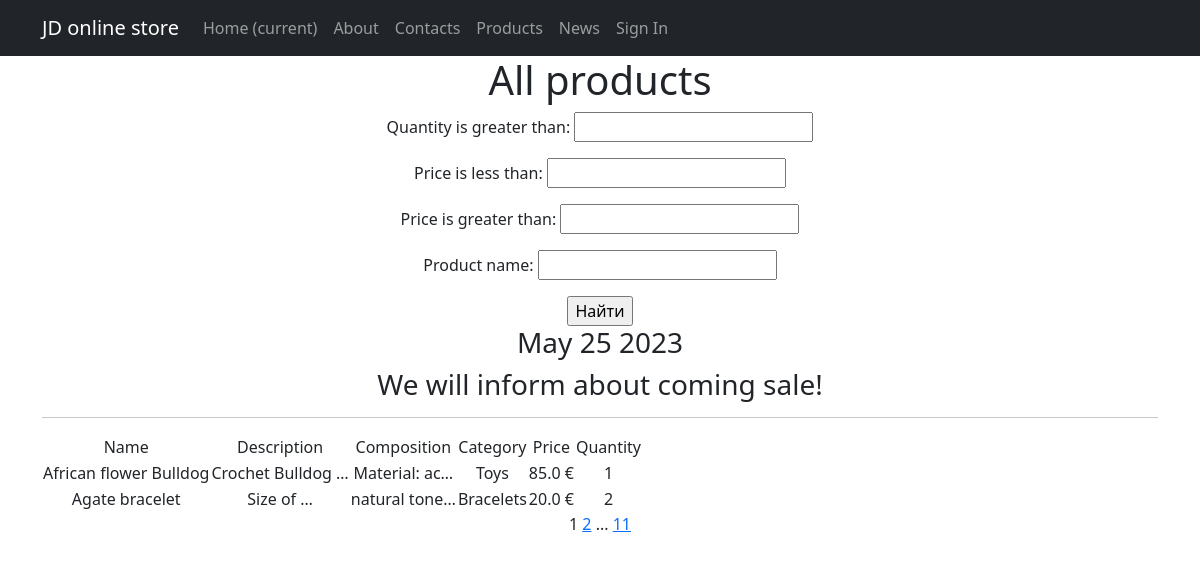
Screenshot of /products/ with the database file from the repository.
### jd_app/models.py (models this page shows, shortened)
class Product(models.Model):
    name = models.CharField(max_length=255, unique=True)
    price = models.FloatField(validators=[MinValueValidator(0.0)],)
    composition = models.TextField(default="Состав не указан")
    description = models.TextField()
    quantity = models.IntegerField(validators=[MinValueValidator(0)],)
    category = models.ForeignKey(to='Category', on_delete=models.CASCADE, related_name='Products',)

class Category(models.Model):
    name = models.CharField(max_length=100, unique=False)

### jd_app/views.py (the view)
# urls.py: urlpatterns = [path('', ProductsList.as_view(), name='product_list'),
class ProductsList(ListView):
    model = Product
    ordering = 'name'
    template_name = 'flatpages/products.html'
    context_object_name = 'products'
    paginate_by = 2  # количество записей на странице
    def get_queryset(self):
        queryset = super().get_queryset()
        self.filterset = ProductFilter(self.request.GET, queryset)
        return self.filterset.qs
    def get_context_data(self, **kwargs):
        context = super().get_context_data(**kwargs)
        context['time_now'] = datetime.utcnow()
        context['next_sale'] = None
        context['filterset'] = self.filterset
        return context

### jd_app/templatetags/custom_filters.py (called while the page is built)
@register.filter()
def currency(value, code='eur'):
    postfix = CURRENCIES_SYMBOLS[code]
    return f'{value} {postfix}'

### jd_app/templatetags/custom_tags.py (called while the page is built)
@register.simple_tag()
def current_time(format_string='%b %d %Y'):
   return datetime.utcnow().strftime(format_string)

### templates/flatpages/products.html (shortened to what this page needs)
{% extends 'flatpages/default.html' %}
{% load custom_filters %}
{% load custom_tags %}
{% block content %}
   <h1>All products</h1>
   <form action="" method="get">
       {{ filterset.form.as_p }}
       <input type="submit" value="Найти" />
   </form>
   <h3>{% current_time '%b %d %Y' %}</h3>
   <h3>{{next_sale|default_if_none:"We will inform about coming sale!"}} </h3>
   <hr>
   {% if products %}
       <table>
           <tr>
               <td>Name</td>
               <td>Description</td>
               <td>Composition</td>
               <td>Category</td>
               <td>Price</td>
               <td>Quantity</td>
           </tr>
           {% for product in products %}
           <tr>
               <td>{{ product.name }}</td>
               <td>{{ product.description|truncatewords:2 }}</td>
               <td>{{ product.composition|truncatechars:13 }}</td>
               <td>{{ product.category.name }}</td>
               <td>{{ product.price|currency:"eur" }}</td>
               <td>{{ product.quantity }}</td>
               <td>
                </td>
           </tr>
           {% endfor %}
       </table>
   {% else %}
       <h2>Товаров нет!</h2>
   {% endif %}
   {{ page_obj.number }}
   {% if page_obj.has_next %}
       <a href="?page={{ page_obj.next_page_number }}">{{ page_obj.next_page_number }}</a>
       {% if paginator.num_pages != page_obj.next_page_number %}
           ...
           <a href="?page={{ page_obj.paginator.num_pages }}">{{ page_obj.paginator.num_pages }}</a>
       {% endif %}
   {% endif %}
{% endblock content %}

### templates/flatpages/default.html (shortened to what this page needs)
<!DOCTYPE html>
<html lang="en">
    <head>
        {% load static %}
        <link href="{% static 'css/styles.css' %}" rel="stylesheet" />
    </head>
    <body>
<nav class="navbar navbar-expand-lg navbar-dark bg-dark static-top">
   <div class="container">
       <a class="navbar-brand" href="#">JD online store</a>
       <div class="collapse navbar-collapse" id="navbarResponsive">
           <ul class="navbar-nav ml-auto">
               <li class="nav-item active">
                   <a class="nav-link" href="#">Home
                       <span class="sr-only">(current)</span>
                   </a>
               </li>
               <li class="nav-item">
                   <a class="nav-link" href="/about/">About</a>
               </li>
               <li class="nav-item">
                   <a class="nav-link" href="/contacts/">Contacts</a>
               </li>
               <li class="nav-item">
                   <a class="nav-link" href="/products/">Products</a>
               </li>
               <li class="nav-item">
                   <a class="nav-link" href="/news/">News</a>
               </li>
               {% if request.user.is_authenticated %}
                   <li class="nav-item">
                       <a class="nav-link" href="{% url 'account_logout' %}">Sign Out</a>
                   </li>
               {% else%}
                   <li class="nav-item">
                       <a class="nav-link" href="{% url 'account_login' %}">Sign In</a>
                   </li>
               {% endif %}
           </ul>
       </div>
   </div>
</nav>
        <div class="container">
            <div class="row">
                <div class="col-lg-12 text-center">
                {% block content %}{% endblock content %}
                </div>
            </div>
        </div>
    </body>
</html>

### rows the page displays
Product: name "African flower Bulldog", description "Crochet Bulldog …", composition "Material: ac…", category.name "Toys", price "85.0 €", quantity "1"
Product: name "Agate bracelet", description "Size of …", composition "natural tone…", category.name "Bracelets", price "20.0 €", quantity "2"

### other values shown
{{ next_sale|default_if_none:"We will inform about coming sale!" }} "We will inform about coming sale!"
{{ page_obj.number }} "1"
{{ page_obj.next_page_number }} "2"
{{ page_obj.paginator.num_pages }} "11"
